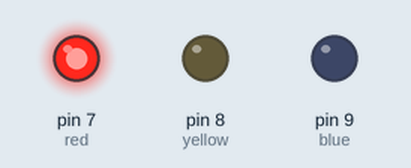
The sketch below on a simulated Arduino Uno, built with avr-gcc and run on an emulated ATmega328P. Shown: output pins drawn as LEDs (lit = HIGH).

Above: at 2.5 s.
At 5.5 s:
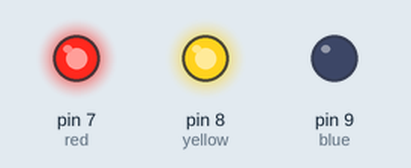
At 10.2 s:
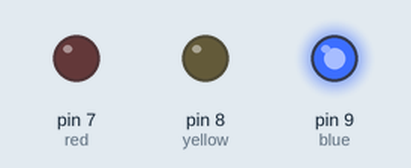
At 12.42 s:
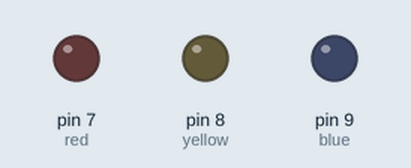
At 15.2 s:
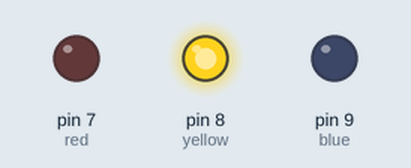
Timing chart, 0 to 20.8 s (numbered marks = the images above):
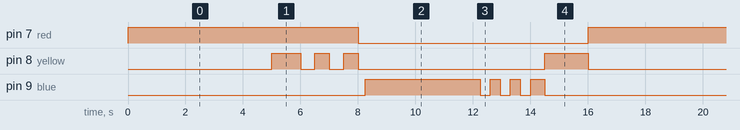

The sketch:

Traffic_Light.ino
```cpp
int red = 7;
int yellow = 8;
int blue = 9;
void setup() {
  pinMode(red, OUTPUT);
  pinMode(yellow,OUTPUT);
  pinMode(blue, OUTPUT);
}

void loop() {
  digitalWrite(red, HIGH);
  delay(5000);

  digitalWrite(yellow, HIGH);

  for(int i = 0; i < 3; i++){
    delay(500);
    digitalWrite(yellow, HIGH);
    delay(500);
    digitalWrite(yellow, LOW);

  }

  digitalWrite(red, LOW);
  delay(250);
  digitalWrite(blue, HIGH);
  delay(4000);

  for(int i = 0; i < 3; i++){
    digitalWrite(blue, LOW);
    delay(350);
    digitalWrite(blue, HIGH);
    delay(350);

  }

  delay(150);
  digitalWrite(blue, LOW);
  digitalWrite(yellow, HIGH);
  delay(1500);
  digitalWrite(yellow, LOW);

}
```

Measured:
- by itself, pin 7 (red): alternates HIGH for 8.0 s and LOW for 8.0 s
- by itself, pin 8 (yellow): repeats every 16.0 s: 2 × (LOW 0.50 s, HIGH 0.50 s), LOW 6.5 s, HIGH 1.5 s, LOW 5.0 s, HIGH 1.0 s
- by itself, pin 9 (blue): repeats every 16.0 s: 2 × (LOW 0.35 s, HIGH 0.35 s), LOW 0.35 s, HIGH 0.50 s, LOW 9.8 s, HIGH 4.0 s
